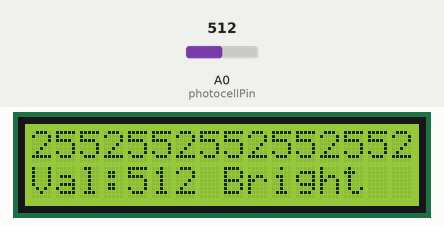
This sketch was run on a simulated Arduino Uno, built with avr-gcc and run on an emulated ATmega328P. Shown: 16×2 character LCD. Inputs (shaded band) come from the test bench; at power-on: A0 (photocellPin) = 512. What the sketch prints to the serial monitor is not drawn.

Above: at 1.2 s.
1.3 s: A0 (photocellPin) set to 490
At 3.2 s:
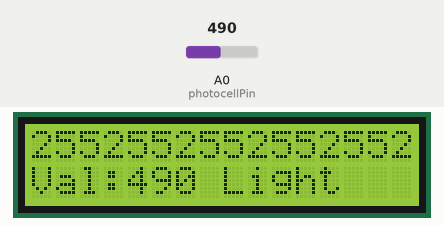
3.5 s: A0 (photocellPin) set to 190
At 5.2 s:
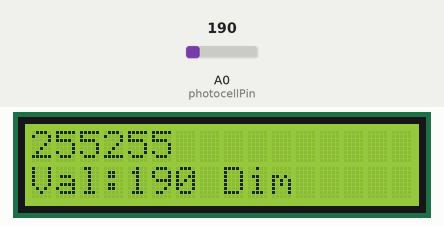
5.5 s: A0 (photocellPin) set to 6
At 7.3 s:
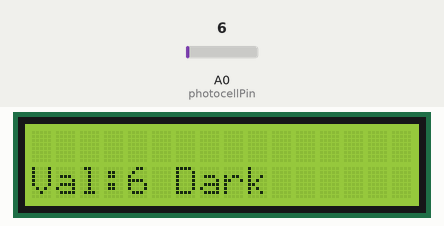
7.6 s: A0 (photocellPin) set to 810
At 9.3 s:
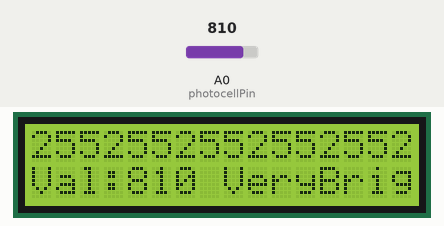
9.6 s: A0 (photocellPin) set to 0
At 11.3 s:
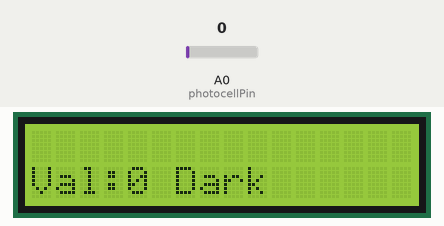
11.6 s: A0 (photocellPin) set to 20
At 13.5 s:
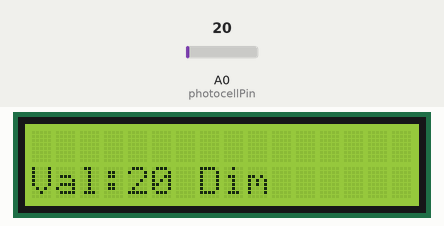
Timing chart, 0 to 14.6 s (numbered marks = the images above; inputs shaded):
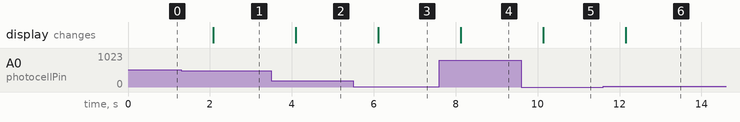

Measured:
- after the input at 1.3 s, the display: changes after 0.78 s (image 1)
- after the input at 3.5 s, the display: changes after 0.60 s (image 2)
- after the input at 5.5 s, the display: changes after 0.61 s (image 3)
- after the input at 7.6 s, the display: changes after 0.52 s (image 4)
- after the input at 9.6 s, the display: changes after 0.54 s (image 5)
- after the input at 11.6 s, the display: changes after 0.55 s (image 6)

The sketch:

02-LCD_Photocell.ino
```cpp
#include <LiquidCrystal.h>

// LCD pin setup
const int rs = 3, en = 4, d4 = 5, d5 = 6, d6 = 7, d7 = 8;
LiquidCrystal lcd(rs, en, d4, d5, d6, d7);

// Photocell pin
int photocellPin = A0;
int photocellReading;

void setup() {
  Serial.begin(9600);
  lcd.begin(16, 2); // 16 columns, 2 rows
  lcd.print("Light Level:");
}

void loop() {
  photocellReading = analogRead(photocellPin);
  Serial.print("Analog reading = ");
  Serial.print(photocellReading);

  // Map light value to bar width (0 to 16)
  int barLength = map(photocellReading, 0, 1023, 0, 16);

  // Create bar string
  String bar = "";
  for (int i = 0; i < barLength; i++) {
    bar += byte(255); // Full block character
  }

  // Fill remaining space with blanks
  while (bar.length() < 16) {
    bar += " ";
  }

  // Display bar on first row
  lcd.setCursor(0, 0);
  lcd.print(bar);

  // Display value and category on second row
  lcd.setCursor(0, 1);
  lcd.print("Val:");
  lcd.print(photocellReading);
  lcd.print(" ");

  if (photocellReading < 10) {
    lcd.print("Dark      ");
    Serial.println(" - Dark");
  } else if (photocellReading < 200) {
    lcd.print("Dim       ");
    Serial.println(" - Dim");
  } else if (photocellReading < 500) {
    lcd.print("Light     ");
    Serial.println(" - Light");
  } else if (photocellReading < 800) {
    lcd.print("Bright    ");
    Serial.println(" - Bright");
  } else {
    lcd.print("VeryBright");
    Serial.println(" - Very bright");
  }

  delay(1000);
}
```
